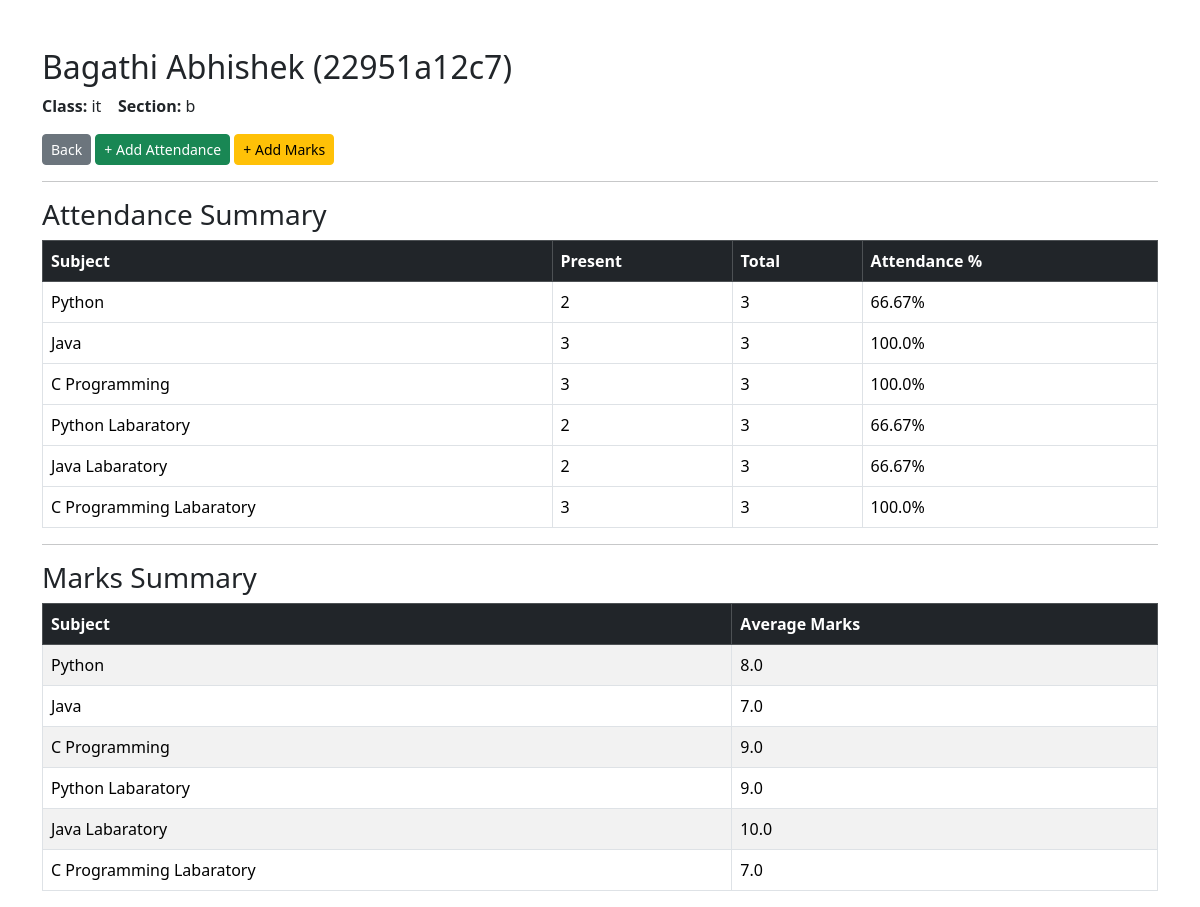
Screenshot of /student/1/ with the database file from the repository.
### tracker/models.py (models this page shows, shortened)
class Student(models.Model):
    name = models.CharField(max_length=100)
    roll_no = models.CharField(max_length=20, unique=True)
    class_name = models.CharField(max_length=20)   # e.g. "B.Tech 4-1"
    section = models.CharField(max_length=5, blank=True)

class Subject(models.Model):
    name = models.CharField(max_length=100)
    code = models.CharField(max_length=20, unique=True)

### tracker/views.py (the view)
# urls.py: path('student/<int:pk>/', views.student_detail, name='student_detail'),
def student_detail(request, pk):
    student = get_object_or_404(Student, pk=pk)
    attendance_records = Attendance.objects.filter(student=student).select_related('subject')
    marks = Mark.objects.filter(student=student).select_related('subject', 'exam')
    attendance_summary = {}
    for rec in attendance_records:
        subj = rec.subject.name
        if subj not in attendance_summary:
            attendance_summary[subj] = {'present': 0, 'total': 0}
        attendance_summary[subj]['total'] += 1
        if rec.status == 'P':
            attendance_summary[subj]['present'] += 1
    for subj, data in attendance_summary.items():
        data['percentage'] = round((data['present'] / data['total']) * 100, 2) if data['total'] > 0 else 0
    marks_summary = {}
    for m in marks:
        subj = m.subject.name
        if subj not in marks_summary:
            marks_summary[subj] = {'total_marks': 0, 'count': 0}
        marks_summary[subj]['total_marks'] += float(m.marks_obtained)
        marks_summary[subj]['count'] += 1
    for subj, data in marks_summary.items():
        data['average'] = round(data['total_marks'] / data['count'], 2) if data['count'] > 0 else 0
    context = {
        'student': student,
        'attendance_records': attendance_records,
        'marks': marks,
        'attendance_summary': attendance_summary,
        'marks_summary': marks_summary,
    }
    return render(request, 'student_detail.html', context)

### tracker/templates/student_detail.html (shortened to what this page needs)
<!DOCTYPE html>
<html>
<head>
    <link href="https://cdn.jsdelivr.net/npm/bootstrap@5.3.2/dist/css/bootstrap.min.css" rel="stylesheet">
</head>
<body class="container mt-5">
<h2>{{ student.name }} ({{ student.roll_no }})</h2>
<p><strong>Class:</strong> {{ student.class_name }} &nbsp;&nbsp; <strong>Section:</strong> {{ student.section }}</p>
<div class="mt-3">
    <a href="{% url 'student_list' %}" class="btn btn-secondary btn-sm">Back</a>
    <a href="{% url 'add_attendance' student.id %}" class="btn btn-success btn-sm">+ Add Attendance</a>
    <a href="{% url 'add_mark' student.id %}" class="btn btn-warning btn-sm">+ Add Marks</a>
</div>
<hr>
<h3>Attendance Summary</h3>
{% if attendance_summary %}
<table class="table table-bordered table-hover">
    <thead class="table-dark">
        <tr>
            <th>Subject</th>
            <th>Present</th>
            <th>Total</th>
            <th>Attendance %</th>
        </tr>
    </thead>
    <tbody>
        {% for subject, data in attendance_summary.items %}
        <tr>
            <td>{{ subject }}</td>
            <td>{{ data.present }}</td>
            <td>{{ data.total }}</td>
            <td>{{ data.percentage }}%</td>
        </tr>
        {% endfor %}
    </tbody>
</table>
{% else %}
<p>No attendance records yet.</p>
{% endif %}
<hr>
<h3>Marks Summary</h3>
{% if marks_summary %}
<table class="table table-bordered table-striped">
    <thead class="table-dark">
        <tr>
            <th>Subject</th>
            <th>Average Marks</th>
        </tr>
    </thead>
    <tbody>
        {% for subject, data in marks_summary.items %}
        <tr>
            <td>{{ subject }}</td>
            <td>{{ data.average }}</td>
        </tr>
        {% endfor %}
    </tbody>
</table>
{% else %}
<p>No marks yet.</p>
{% endif %}
</body>
</html>

### rows the page displays
Student: name "Bagathi Abhishek", roll_no "22951a12c7", class_name "it", section "b"
Subject: attendance_summary "Python", marks_summary "Python"
Subject: attendance_summary "Java", marks_summary "Java"
Subject: attendance_summary "C Programming", marks_summary "C Programming"
Subject: attendance_summary "Python Labaratory", marks_summary "Python Labaratory"
Subject: attendance_summary "Java Labaratory", marks_summary "Java Labaratory"
Subject: attendance_summary "C Programming Labaratory", marks_summary "C Programming Labaratory"

### other values shown
{{ data.present }} "2" "3" "3" "2" "2" "3"
{{ data.total }} "3" "3" "3" "3" "3" "3"
{{ data.percentage }} "66.67" "100.0" "100.0" "66.67" "66.67" "100.0"
{{ data.average }} "8.0" "7.0" "9.0" "9.0" "10.0" "7.0"
